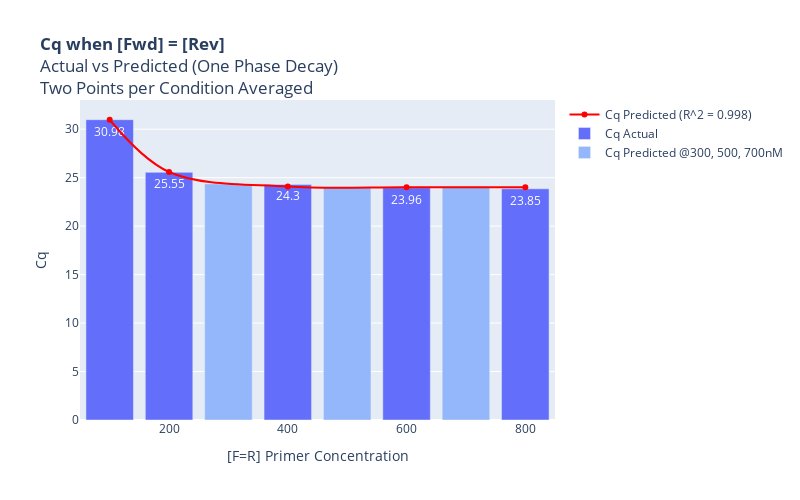
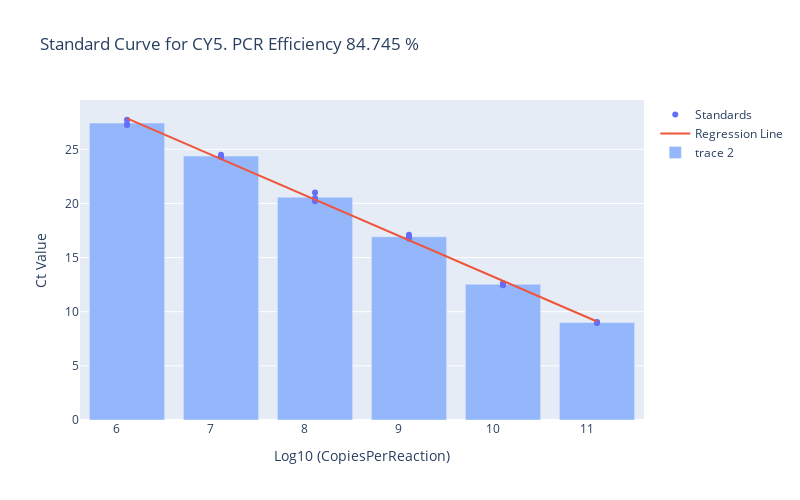

Notebook cell for these charts, in order:
### Code cell
primerMatrix = PrimerMatrixVis('Quan. Result', 'CY5')
# df = PrimerMatrixVis.dfCreate(primerMatrix)
# display(df)
# dfPrimer = PrimerMatrixVis.addPrimerConcToDf(primerMatrix)
# display (dfPrimer)
# df =PrimerMatrixVis.RowAndColMeans(primerMatrix)
# display(df)
# PrimerMatrixVis.addHeatMap(primerMatrix)
# PrimerMatrixVis.Periodicity(primerMatrix)
PrimerMatrixVis.FwdAndRevEquivalence(primerMatrix)
conc= [1.28E11, 1.28E10, 1.28E09, 1.28E08, 1.28E07, 1.28E06, 1.28E05]
PrimerMatrixVis.plotStandards(primerMatrix, conc)

### Figure 1 — Plotly figure (JSON) as saved in the notebook; plotly's stock layout.template omitted (floating-point values rounded to 4 significant figures)
{"data": [{"line": {"color": "rgb(255, 0, 0)", "shape": "spline", "width": 2}, "mode": "lines+markers", "name": "Cq Predicted (R^2 = 0.998)", "type": "scatter", "x": [100, 200, 400, 600, 800], "y": [30.97, 25.58, 24.08, 24.0, 24.0]}, {"marker": {"color": "#636EFA"}, "name": "Cq Actual", "text": ["30.98", "25.55", "24.3", "23.96", "23.85"], "textposition": "inside", "type": "bar", "x": [100, 200, 400, 600, 800], "y": [30.98, 25.55, 24.3, 23.96, 23.85]}, {"marker": {"color": "#94B6FA"}, "name": "Cq Predicted @300, 500, 700nM", "textposition": "inside", "type": "bar", "x": [300, 500, 700], "y": [24.36, 24.02, 24.0]}], "layout": {"height": 500, "title": {"text": "<b>Cq when [Fwd] = [Rev]</b><br>Actual vs Predicted (One Phase Decay)<br>Two Points per Condition Averaged"}, "width": 800, "xaxis": {"title": {"text": "[F=R] Primer Concentration"}}, "yaxis": {"title": {"text": "Cq"}}}}

### Figure 2 — Plotly figure (JSON) as saved in the notebook; plotly's stock layout.template omitted (floating-point values rounded to 4 significant figures)
{"data": [{"mode": "markers", "name": "Standards", "type": "scatter", "x": [11.11, 11.11, 11.11, 10.11, 10.11, 10.11, 9.107, 9.107, 9.107, 8.107, 8.107, 8.107, 7.107, 7.107, 7.107, 6.107, 6.107, 6.107], "y": [9.01, 9.05, 8.96, 12.62, 12.52, 12.44, 16.92, 17.1, 16.75, 21.02, 20.51, 20.21, 24.32, 24.5, 24.3, 27.73, 27.24, 27.31]}, {"mode": "lines", "name": "Regression Line", "type": "scatter", "x": [6.107, 7.107, 8.107, 9.107, 10.11, 11.11], "y": [27.85, 24.1, 20.35, 16.6, 12.85, 9.094]}, {"marker": {"color": "#94B6FA"}, "type": "bar", "x": [6.107, 7.107, 8.107, 9.107, 10.11, 11.11], "y": [27.43, 24.37, 20.58, 16.92, 12.53, 9.007]}], "layout": {"height": 500, "title": {"text": "Standard Curve for CY5. PCR Efficiency 84.745 %"}, "width": 800, "xaxis": {"title": {"text": "Log10 (CopiesPerReaction)"}}, "yaxis": {"title": {"text": "Ct Value"}}}}
